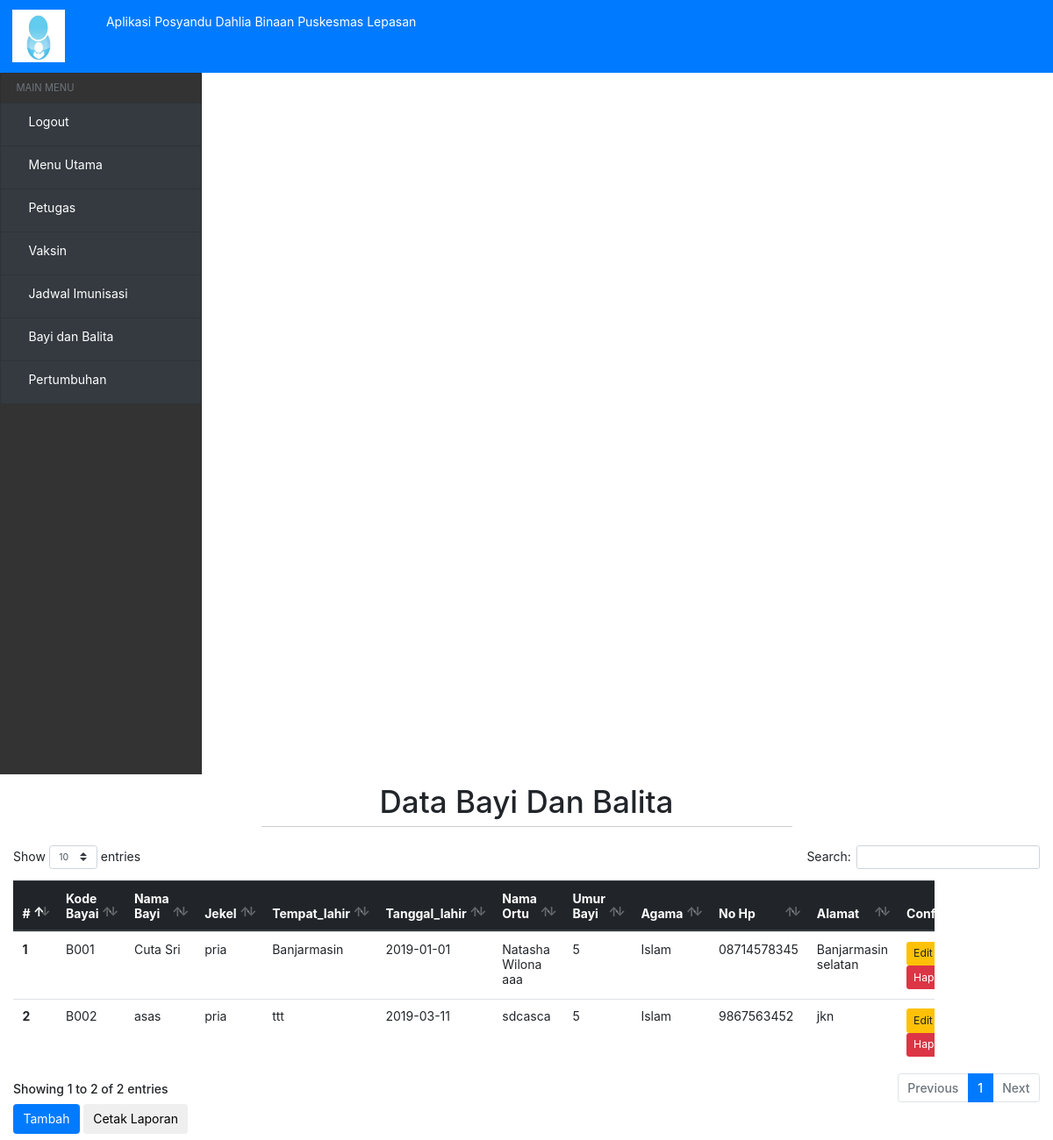
The page /?view=bayi (signed in) on the database as committed earlier.
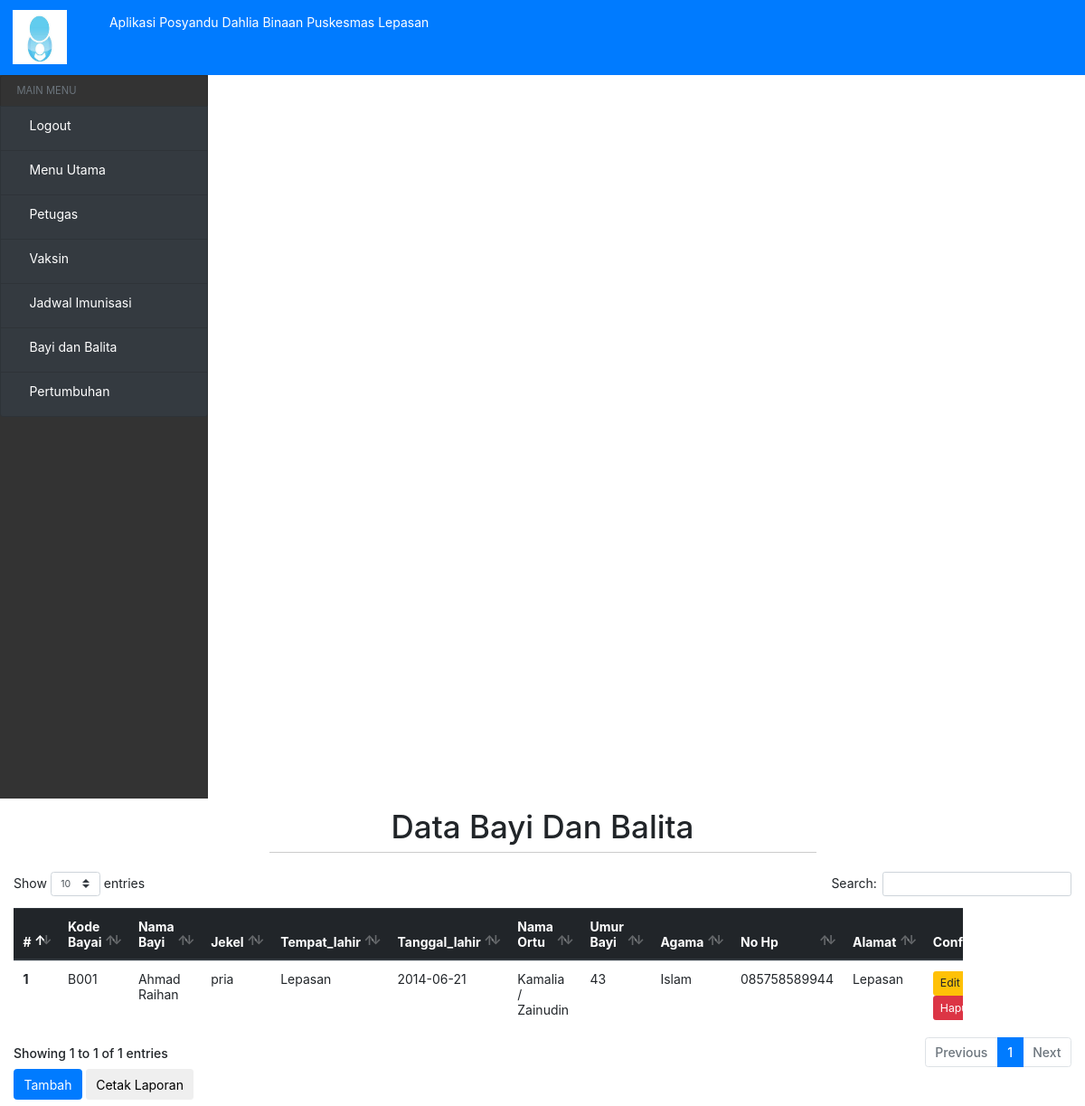
The same page on the database as committed later.
### tables this page shows
CREATE TABLE `bayi` (
  `Kode_bayi` varchar(10) NOT NULL,
  `Nama_bayi` varchar(30) NOT NULL,
  `Jekel` varchar(10) NOT NULL,
  `Tempat_lahir` varchar(20) NOT NULL,
  `Tanggal_lahir` date NOT NULL,
  `Nama_ortu` varchar(30) NOT NULL,
  `Umur_bayi` int(10) NOT NULL,
  `Agama` varchar(20) NOT NULL,
  `No_hp` varchar(15) NOT NULL,
  `Alamat` varchar(50) NOT NULL
);

### models/admin.php (called while the page is built, shortened)
<?php
class Admin
{
  private $mysqli;
  function __construct($mysqli)
  {
    $this->mysqli = $mysqli;
  }
public function showBayi(){
  $db = $this->mysqli->conn;
  $sql = "SELECT * FROM bayi";
  $query = $db->query($sql);
  return $query;
}
}
?>

### view/bayi-belita/bayi.php (the view, shortened to what this page needs)
<?php if (@$_SESSION['user']) { ?>
<div class="header-hal">
    <h1>Data Bayi Dan Balita</h1>
    <hr>
</div>
<div class="table-responsive" >
<table class="table table-responsive" id="table" width="1050">
  <thead class="thead-dark">
    <tr>
      <th scope="col">#</th>
      <th scope="col">Kode Bayai</th>
      <th scope="col">Nama Bayi</th>
      <th scope="col">Jekel</th>
      <th scope="col">Tempat_lahir</th>
      <th scope="col">Tanggal_lahir</th>
      <th scope="col">Nama Ortu</th>
      <th scope="col">Umur Bayi</th>
      <th scope="col">Agama</th>
      <th scope="col">No Hp</th>
      <th scope="col">Alamat</th>
      <?php if (@$_SESSION['hak_akses'] == 0) { ?>
      <th scope="col">Config</th>
      <?php } ?>
    </tr>
  </thead>
  <tbody>
      <?php
      if (@$_SESSION['kode_bayi']) {
        $data = $objAdmin->showBayiPengguna($_SESSION['kode_bayi']);
      }else {
        $data = $objAdmin->showBayi();
      }
      $no = 1;
     while ($a = $data->fetch_object()) {
         ?>
    <tr>
      <th scope="row"><?= $no ?></th>
      <td><?= $a->Kode_bayi; ?></td>
      <td><?= $a->Nama_bayi; ?></td>
      <td><?= $a->Jekel; ?></td>
      <td><?= $a->Tempat_lahir; ?></td>
      <td><?= $a->Tanggal_lahir; ?></td>
      <td><?= $a->Nama_ortu; ?></td>
      <td><?= $a->Umur_bayi; ?></td>
      <td><?= $a->Agama; ?></td>
      <td><?= $a->No_hp; ?></td>
      <td><?= $a->Alamat; ?></td>
      <?php if (@$_SESSION['hak_akses'] == 0) { ?>
      <td>
          <a href="?view=rubah-bayi&kode=<?=$a->Kode_bayi; ?>" class="btn btn-sm btn-warning">Edit</a>
          <a href="?view=hapus-bayi&kode=<?=$a->Kode_bayi; ?>" class="btn btn-sm btn-danger">Hapus</a>
      </td>
      <?php } ?>
    </tr>
    <?php
     $no++;
     }
     ?>
  </tbody>
</table>
</div>
<?php if (@$_SESSION['hak_akses'] == 0) { ?>
<a href="?view=tambah-bayi">
    <button type="button" class="btn btn-primary">Tambah</button>
</a>
<a href="view/laporan/laporan-bayi.php">
    <button type="button" class="btn btn-default">Cetak Laporan</button>
</a>
<?php } ?>
<?php } ?>

Rows that differ between the two databases and show on the page:
removed bayi: Kode_bayi "B002", Nama_bayi "asas", Jekel "pria", Tempat_lahir "ttt", Tanggal_lahir "2019-03-11", Nama_ortu "sdcasca", Umur_bayi "5", Agama "Islam", No_hp "9867563452", Alamat "jkn"
changed bayi "pria": Nama_bayi "Cuta Sri" → "Ahmad Raihan"; Tempat_lahir "Banjarmasin" → "Lepasan"; Tanggal_lahir "2019-01-01" → "2014-06-21"; Nama_ortu "Natasha Wilona aaa" → "Kamalia / Zainudin"; Umur_bayi "5" → "43"; No_hp "08714578345" → "085758589944"; Alamat "Banjarmasin selatan" → "Lepasan"
Other text that changed with them:
text written by a page script: "Show entries Search: Showing 1 to 2 of 2 entries Previous 1 Next" → "Show entries Search: Showing 1 to 1 of 1 entries Previous 1 Next"
